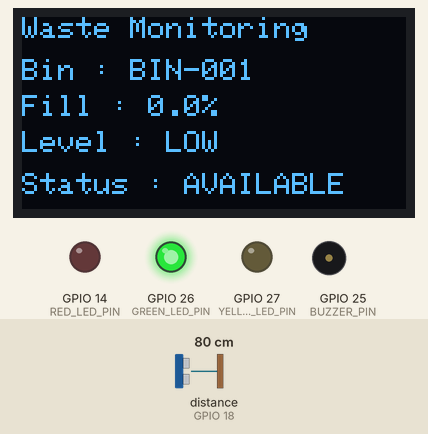
This sketch was run on a simulated ESP32. Parts: 128×64 one-colour display, output pins drawn as LEDs (lit = HIGH), buzzer (waves = sounding). Wiring (inferred from the names in the program): ultrasonic range finder: trigger GPIO 5; echo GPIO 18. The inputs (shaded band) are chosen by the test bench; at power-on: distance to the obstacle (sensor on GPIO 18) 80 cm. The echo pulse lasts 58.3 µs per cm; WiFi joins after 1.5 s; servers stay silent unless stated; uploads are accepted with an empty reply; pins used as bus, display or sensor lines are not drawn; what the sketch prints to the serial monitor is not drawn.

Above: at 4.2 s.
5.4 s: distance to the obstacle (sensor on GPIO 18) set to 37 cm
At 7.0 s:
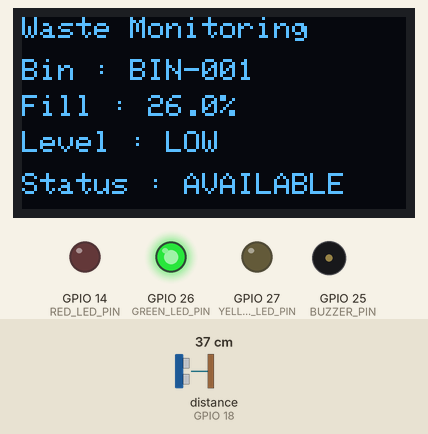
7.8 s: distance to the obstacle (sensor on GPIO 18) set to 31 cm
At 10.26 s:
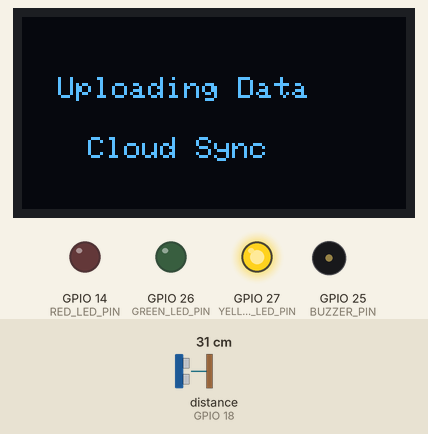
11.8 s: distance to the obstacle (sensor on GPIO 18) set to 16 cm
At 13.4 s:
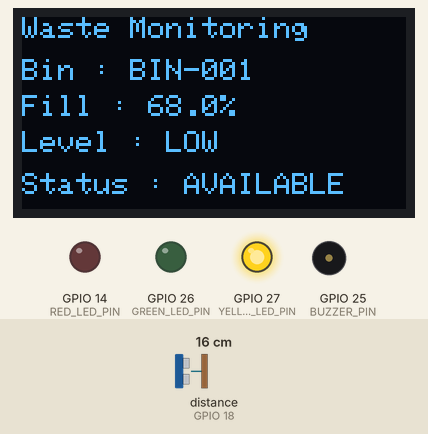
15.8 s: distance to the obstacle (sensor on GPIO 18) set to 13 cm
At 18.2 s:
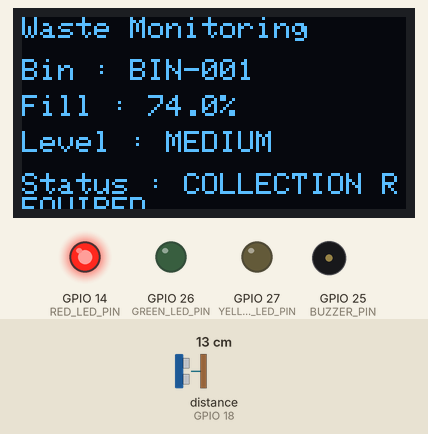
18.9 s: distance to the obstacle (sensor on GPIO 18) set to 2 cm
At 21.2 s:
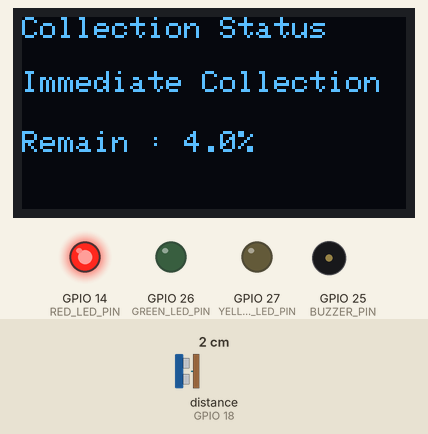
Timing chart, 0 to 22.9 s (numbered marks = the images above; inputs shaded):
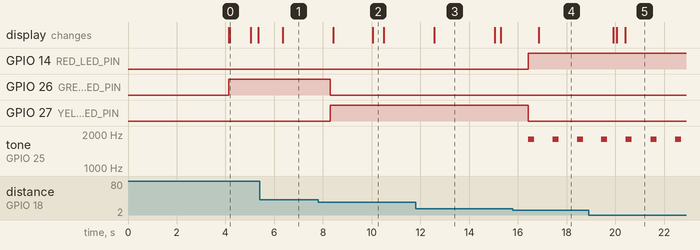

The sketch:

Intelligent_Waste_Management_System.ino
```cpp
/*
Project: Intelligent Waste Management System
Author: P Meet Kumar
Roll Number: IoT 009

Description:
Main program of the Intelligent
Waste Management System.
This file integrates all project
modules and controls the complete
system operation.
*/

#include "Config.h"
#include "Credentials.h"

#include "Sensor_Manager.h"
#include "Waste_Manager.h"
#include "Display_Manager.h"
#include "Alert_Manager.h"
#include "Cloud_Manager.h"
#include "Analytics_Manager.h"
#include "Helper_Functions.h"

// OLED Object
Adafruit_SSD1306 display(
    SCREEN_WIDTH,
    SCREEN_HEIGHT,
    &Wire,
    OLED_RESET
);

// Timer Variables
unsigned long previousSensorMillis = 0;
unsigned long previousDisplayMillis = 0;
unsigned long previousCloudMillis = 0;
unsigned long previousAnalyticsMillis = 0;

// System Setup
void setup()
{
    Serial.begin(115200);

    Wire.begin();

    if (!display.begin(SSD1306_SWITCHCAPVCC, 0x3C))
    {
        Serial.println("OLED Initialization Failed");

        while (true);
    }

    initializeSensors();

    initializeWasteManager();

    initializeAlerts();

    printProjectInfo();

    showStartupScreen();

    connectWiFi();

    runDiagnostics();

    systemReady();

    showReadyScreen();
}

// Main Program
void loop()
{
    // Maintain Network Connection
    reconnectWiFi();

    // Read Sensor Data
    if (millis() - previousSensorMillis >= SENSOR_INTERVAL)
    {
        previousSensorMillis = millis();

        updateSensorData();

        updateWasteManager();

        updateAlerts();

        printSensorData();

        printWasteStatus();
    }

    // Update OLED Display
    if (millis() - previousDisplayMillis >= DISPLAY_INTERVAL)
    {
        previousDisplayMillis = millis();

        if (wasteStatus.isFull)
        {
            showCollectionStatus();
        }
        else
        {
            showWasteStatus();
        }
    }

    // Cloud Synchronization
    if (millis() - previousCloudMillis >= CLOUD_INTERVAL)
    {
        previousCloudMillis = millis();

        showCloudStatus();

        synchronizeCloud();
    }

    // Analytics
    if (millis() - previousAnalyticsMillis >= 10000)
    {
        previousAnalyticsMillis = millis();

        updateAnalytics();

        printAnalyticsReport();

        printPerformanceReport();

        printMonitoringSummary();
    }

    // Event Logging
    logWasteEvent();
}
```

Config.h
```cpp
#ifndef CONFIG_H
#define CONFIG_H

/*
Project: Intelligent Waste Management System
Author: P Meet Kumar
Roll Number: IoT 009

Description:
Contains hardware configuration,
pin assignments, constants,
and shared data structures.
*/

#include <Arduino.h>
#include <Wire.h>
#include <WiFi.h>
#include <HTTPClient.h>

#include <Adafruit_GFX.h>
#include <Adafruit_SSD1306.h>

// OLED Configuration
#define SCREEN_WIDTH 128
#define SCREEN_HEIGHT 64
#define OLED_RESET -1

// Ultrasonic Sensor Pins
#define TRIGGER_PIN 5
#define ECHO_PIN 18

// Status LEDs
#define GREEN_LED_PIN 26
#define YELLOW_LED_PIN 27
#define RED_LED_PIN 14

// Buzzer
#define BUZZER_PIN 25

// Dustbin Dimensions (cm)
const float BIN_HEIGHT = 50.0;

// Waste Level Thresholds
const int LOW_LEVEL = 30;
const int MEDIUM_LEVEL = 70;
const int HIGH_LEVEL = 90;

// Update Intervals
const unsigned long SENSOR_INTERVAL = 1000;
const unsigned long DISPLAY_INTERVAL = 500;
const unsigned long CLOUD_INTERVAL = 5000;

// Waste Bin Status
struct WasteStatus
{
    float distance;
    float fillPercentage;

    bool isFull;

    String level;
    String status;

    unsigned long lastUpdate;
};

// System Statistics
struct WasteStatistics
{
    int totalReadings;

    int fullAlerts;

    float averageFillLevel;

    float maximumFillLevel;
};

// Hardware Objects
extern Adafruit_SSD1306 display;

// Global Variables
extern WasteStatus wasteStatus;
extern WasteStatistics wasteStatistics;

#endif
```

Alert_Manager.h
```cpp
#ifndef ALERT_MANAGER_H
#define ALERT_MANAGER_H

/*
Project: Intelligent Waste Management System
Author: P Meet Kumar
Roll Number: IoT 009

Description:
Controls status LEDs and buzzer
for waste level indication,
overflow warning, and maintenance alerts.
*/

#include "Config.h"

// Initialize Alert Devices
void initializeAlerts()
{
    pinMode(GREEN_LED_PIN, OUTPUT);
    pinMode(YELLOW_LED_PIN, OUTPUT);
    pinMode(RED_LED_PIN, OUTPUT);
    pinMode(BUZZER_PIN, OUTPUT);

    digitalWrite(GREEN_LED_PIN, LOW);
    digitalWrite(YELLOW_LED_PIN, LOW);
    digitalWrite(RED_LED_PIN, LOW);

    noTone(BUZZER_PIN);
}

// Low Waste Level
void lowLevelAlert()
{
    digitalWrite(GREEN_LED_PIN, HIGH);
    digitalWrite(YELLOW_LED_PIN, LOW);
    digitalWrite(RED_LED_PIN, LOW);

    noTone(BUZZER_PIN);
}

// Medium Waste Level
void mediumLevelAlert()
{
    digitalWrite(GREEN_LED_PIN, LOW);
    digitalWrite(YELLOW_LED_PIN, HIGH);
    digitalWrite(RED_LED_PIN, LOW);

    noTone(BUZZER_PIN);
}

// High Waste Level
void highLevelAlert()
{
    digitalWrite(GREEN_LED_PIN, LOW);
    digitalWrite(YELLOW_LED_PIN, LOW);
    digitalWrite(RED_LED_PIN, HIGH);

    tone(BUZZER_PIN, 1800);

    delay(250);

    noTone(BUZZER_PIN);
}

// Overflow Alert
void overflowAlert()
{
    for(int i = 0; i < 3; i++)
    {
        digitalWrite(RED_LED_PIN, HIGH);

        tone(BUZZER_PIN, 2200);

        delay(200);

        digitalWrite(RED_LED_PIN, LOW);

        noTone(BUZZER_PIN);

        delay(200);
    }
}

// Update Alert Status
void updateAlerts()
{
    if(wasteStatus.fillPercentage < LOW_LEVEL)
    {
        lowLevelAlert();
    }
    else if(wasteStatus.fillPercentage < MEDIUM_LEVEL)
    {
        mediumLevelAlert();
    }
    else
    {
        highLevelAlert();
    }

    if(isOverflowDetected())
    {
        overflowAlert();
    }
}

// Maintenance Alert
void maintenanceAlert()
{
    for(int i = 0; i < 2; i++)
    {
        digitalWrite(GREEN_LED_PIN, HIGH);
        digitalWrite(YELLOW_LED_PIN, HIGH);
        digitalWrite(RED_LED_PIN, HIGH);

        tone(BUZZER_PIN, 1500);

        delay(300);

        digitalWrite(GREEN_LED_PIN, LOW);
        digitalWrite(YELLOW_LED_PIN, LOW);
        digitalWrite(RED_LED_PIN, LOW);

        noTone(BUZZER_PIN);

        delay(300);
    }
}

// Alert System Test
void runAlertTest()
{
    Serial.println();

    Serial.println("Running Alert Test");

    maintenanceAlert();

    Serial.println("Alert Test Completed");

    Serial.println();
}

// Clear Alerts
void clearAlerts()
{
    digitalWrite(GREEN_LED_PIN, LOW);
    digitalWrite(YELLOW_LED_PIN, LOW);
    digitalWrite(RED_LED_PIN, LOW);

    noTone(BUZZER_PIN);
}

// Print Alert Status
void printAlertStatus()
{
    Serial.println();

    Serial.println("Alert Status");
    Serial.println("--------------------------------");

    Serial.print("Current Level : ");
    Serial.println(wasteStatus.level);

    Serial.print("Overflow : ");

    if(isOverflowDetected())
    {
        Serial.println("YES");
    }
    else
    {
        Serial.println("NO");
    }

    Serial.println();
}

#endif
```

Analytics_Manager.h
```cpp
#ifndef ANALYTICS_MANAGER_H
#define ANALYTICS_MANAGER_H

/*
Project: Intelligent Waste Management System
Author: P Meet Kumar
Roll Number: IoT 009

Description:
Calculates waste statistics,
collection analytics, and
generates performance reports.
*/

#include "Config.h"
#include "Credentials.h"

// Monitoring Start Time
unsigned long monitoringStartTime = millis();

// Highest Recorded Fill Level
float highestRecordedLevel = 0.0;

// Update Analytics
void updateAnalytics()
{
    updateWasteStatistics();

    if (wasteStatus.fillPercentage > highestRecordedLevel)
    {
        highestRecordedLevel =
            wasteStatus.fillPercentage;
    }
}

// System Runtime
unsigned long getSystemRuntime()
{
    return (millis() - monitoringStartTime) / 1000;
}

// Average Fill Level
float getAverageFillLevel()
{
    return wasteStatistics.averageFillLevel;
}

// Daily Collection Estimate
int estimateDailyCollections()
{
    if (wasteStatistics.averageFillLevel >= 80)
        return 3;

    if (wasteStatistics.averageFillLevel >= 50)
        return 2;

    return 1;
}

// Bin Utilization
float getBinUtilization()
{
    return wasteStatus.fillPercentage;
}

// Maintenance Prediction
String predictMaintenance()
{
    if (wasteStatistics.fullAlerts >= 20)
    {
        return "Maintenance Required";
    }

    if (wasteStatistics.fullAlerts >= 10)
    {
        return "Inspection Recommended";
    }

    return "Normal Operation";
}

// Print Analytics Report
void printAnalyticsReport()
{
    Serial.println();

    Serial.println("Waste Analytics");
    Serial.println("--------------------------------");

    Serial.print("System Runtime : ");
    Serial.print(getSystemRuntime());
    Serial.println(" Seconds");

    Serial.print("Average Fill : ");
    Serial.print(getAverageFillLevel(),1);
    Serial.println("%");

    Serial.print("Current Fill : ");
    Serial.print(getBinUtilization(),1);
    Serial.println("%");

    Serial.print("Highest Fill : ");
    Serial.print(highestRecordedLevel,1);
    Serial.println("%");

    Serial.println();
}

// Print Performance Report
void printPerformanceReport()
{
    Serial.println();

    Serial.println("Performance Report");
    Serial.println("--------------------------------");

    Serial.print("Daily Collections : ");
    Serial.println(estimateDailyCollections());

    Serial.print("Overflow Alerts : ");
    Serial.println(wasteStatistics.fullAlerts);

    Serial.print("Maintenance : ");
    Serial.println(predictMaintenance());

    Serial.println();
}

// Print Monitoring Summary
void printMonitoringSummary()
{
    Serial.println();

    Serial.println("Monitoring Summary");
    Serial.println("--------------------------------");

    Serial.print("Bin ID : ");
    Serial.println(BIN_ID);

    Serial.print("Location : ");
    Serial.println(LOCATION);

    Serial.print("Current Status : ");
    Serial.println(wasteStatus.status);

    Serial.print("Waste Level : ");
    Serial.println(wasteStatus.level);

    Serial.println();
}

#endif
```

Cloud_Manager.h
```cpp
#ifndef CLOUD_MANAGER_H
#define CLOUD_MANAGER_H

/*
Project: Intelligent Waste Management System
Author: P Meet Kumar
Roll Number: IoT 009

Description:
Handles Wi-Fi connectivity,
cloud communication, and
uploads waste monitoring data.
*/

#include "Config.h"
#include "Credentials.h"

// Connect to Wi-Fi
bool connectWiFi()
{
    Serial.println();
    Serial.print("Connecting to Wi-Fi");

    WiFi.begin(WIFI_SSID, WIFI_PASSWORD);

    unsigned long startTime = millis();

    while (WiFi.status() != WL_CONNECTED)
    {
        Serial.print(".");

        delay(500);

        if (millis() - startTime >= WIFI_TIMEOUT)
        {
            Serial.println();
            Serial.println("Wi-Fi Connection Failed");

            return false;
        }
    }

    Serial.println();
    Serial.println("Wi-Fi Connected");

    Serial.print("IP Address : ");
    Serial.println(WiFi.localIP());

    return true;
}

// Check Wi-Fi Status
bool isWiFiConnected()
{
    return WiFi.status() == WL_CONNECTED;
}

// Upload Waste Data
void uploadWasteData()
{
    if (!isWiFiConnected())
    {
        Serial.println();
        Serial.println("Cloud Upload Skipped");
        Serial.println("Wi-Fi Not Connected");

        return;
    }

    HTTPClient http;

    http.begin(SERVER_URL);

    http.addHeader("Content-Type", "application/json");
    http.addHeader("API-Key", API_KEY);

    String jsonData = "{";

    jsonData += "\"device\":\"";
    jsonData += DEVICE_ID;
    jsonData += "\",";

    jsonData += "\"bin_id\":\"";
    jsonData += BIN_ID;
    jsonData += "\",";

    jsonData += "\"location\":\"";
    jsonData += LOCATION;
    jsonData += "\",";

    jsonData += "\"zone\":\"";
    jsonData += ZONE;
    jsonData += "\",";

    jsonData += "\"distance\":";
    jsonData += String(wasteStatus.distance, 1);
    jsonData += ",";

    jsonData += "\"fill_percentage\":";
    jsonData += String(wasteStatus.fillPercentage, 1);
    jsonData += ",";

    jsonData += "\"level\":\"";
    jsonData += wasteStatus.level;
    jsonData += "\",";

    jsonData += "\"status\":\"";
    jsonData += wasteStatus.status;
    jsonData += "\",";

    jsonData += "\"is_full\":";
    jsonData += wasteStatus.isFull ? "true" : "false";

    jsonData += "}";

    int responseCode = http.POST(jsonData);

    Serial.println();
    Serial.println("Cloud Synchronization");
    Serial.println("--------------------------------");

    Serial.print("HTTP Response : ");
    Serial.println(responseCode);

    if (responseCode > 0)
    {
        Serial.println("Waste Data Uploaded Successfully");
    }
    else
    {
        Serial.println("Cloud Upload Failed");
    }

    http.end();
}

// Print Network Information
void printNetworkStatus()
{
    Serial.println();

    Serial.println("Network Information");
    Serial.println("--------------------------------");

    Serial.print("Bin ID : ");
    Serial.println(BIN_ID);

    Serial.print("Location : ");
    Serial.println(LOCATION);

    Serial.print("Zone : ");
    Serial.println(ZONE);

    Serial.print("Wi-Fi : ");

    if (isWiFiConnected())
    {
        Serial.println("Connected");
    }
    else
    {
        Serial.println("Disconnected");
    }

    Serial.println();
}

// Synchronize Cloud
void synchronizeCloud()
{
    printNetworkStatus();

    uploadWasteData();
}

// Reconnect Wi-Fi
void reconnectWiFi()
{
    if (isWiFiConnected())
    {
        return;
    }

    Serial.println();

    Serial.println("Reconnecting Wi-Fi...");

    connectWiFi();
}

#endif
```

Credentials.h
```cpp
#ifndef CREDENTIALS_H
#define CREDENTIALS_H

/*
Project: Intelligent Waste Management System
Author: P Meet Kumar
Roll Number: IoT 009

Description:
Stores Wi-Fi credentials,
cloud configuration,
and dustbin information.
*/

// Wi-Fi Credentials
const char* WIFI_SSID = "YOUR_WIFI_NAME";
const char* WIFI_PASSWORD = "YOUR_WIFI_PASSWORD";

// Device Information
const char* DEVICE_ID = "DUSTBIN_NODE_001";

// Dustbin Information
const char* BIN_ID = "BIN-001";
const char* LOCATION = "Sector-01";
const char* ZONE = "Zone-A";

// Cloud Server
const char* SERVER_URL =
"https://your-server-api.com/api/waste";

// API Key
const char* API_KEY = "YOUR_API_KEY";

// MQTT Configuration (Optional)
const char* MQTT_BROKER = "broker.hivemq.com";
const int MQTT_PORT = 1883;
const char* MQTT_TOPIC = "jammu/waste/status";

// Wi-Fi Configuration
const unsigned long WIFI_TIMEOUT = 15000;
const unsigned long SYNC_INTERVAL = 5000;

// Dustbin Parameters
const int MAX_BIN_CAPACITY = 100;

// Alert Configuration
const int ALERT_LEVEL = 90;

#endif
```

Display_Manager.h
```cpp
#ifndef DISPLAY_MANAGER_H
#define DISPLAY_MANAGER_H

/*
Project: Intelligent Waste Management System
Author: P Meet Kumar
Roll Number: IoT 009

Description:
Controls the OLED display and
shows waste level, system status,
and collection information.
*/

#include "Config.h"
#include "Waste_Manager.h"

// Startup Screen
void showStartupScreen()
{
    display.clearDisplay();

    display.setTextSize(2);
    display.setTextColor(SSD1306_WHITE);

    display.setCursor(15,10);
    display.println("SMART");

    display.setCursor(12,34);
    display.println("BIN");

    display.setTextSize(1);

    display.setCursor(15,56);
    display.println("Initializing...");

    display.display();

    delay(2500);
}

// Live Waste Status
void showWasteStatus()
{
    display.clearDisplay();

    display.setTextSize(1);

    display.setCursor(0,0);
    display.println("Waste Monitoring");

    display.setCursor(0,14);
    display.print("Bin : ");
    display.println(BIN_ID);

    display.setCursor(0,26);
    display.print("Fill : ");
    display.print(wasteStatus.fillPercentage,1);
    display.println("%");

    display.setCursor(0,38);
    display.print("Level : ");
    display.println(wasteStatus.level);

    display.setCursor(0,52);
    display.print("Status : ");
    display.println(wasteStatus.status);

    display.display();
}

// Collection Screen
void showCollectionStatus()
{
    display.clearDisplay();

    display.setTextSize(1);

    display.setCursor(0,0);
    display.println("Collection Status");

    display.setCursor(0,18);
    display.println(getCollectionRecommendation());

    display.setCursor(0,38);
    display.print("Remain : ");
    display.print(getRemainingCapacity(),1);
    display.println("%");

    display.display();
}

// Statistics Screen
void showStatisticsScreen()
{
    display.clearDisplay();

    display.setTextSize(1);

    display.setCursor(0,0);
    display.println("Waste Statistics");

    display.setCursor(0,14);
    display.print("Average : ");
    display.print(
        wasteStatistics.averageFillLevel,
        1
    );
    display.println("%");

    display.setCursor(0,26);
    display.print("Maximum : ");
    display.print(
        wasteStatistics.maximumFillLevel,
        1
    );
    display.println("%");

    display.setCursor(0,38);
    display.print("Alerts : ");
    display.println(
        wasteStatistics.fullAlerts
    );

    display.display();
}

// Cloud Status
void showCloudStatus()
{
    display.clearDisplay();

    display.setTextSize(1);

    display.setCursor(12,20);
    display.println("Uploading Data");

    display.setCursor(22,40);
    display.println("Cloud Sync");

    display.display();
}

// Ready Screen
void showReadyScreen()
{
    display.clearDisplay();

    display.setTextSize(2);

    display.setCursor(18,18);
    display.println("READY");

    display.setTextSize(1);

    display.setCursor(10,54);
    display.println("Monitoring");

    display.display();
}

// Error Screen
void showSystemError()
{
    display.clearDisplay();

    display.setTextSize(2);

    display.setCursor(12,18);
    display.println("ERROR");

    display.setTextSize(1);

    display.setCursor(5,54);
    display.println("Check Sensor");

    display.display();
}

#endif
```

Source omitted: Helper_Functions.h (3507 bytes), Sensor_Manager.h (3011 bytes), Waste_Manager.h (3066 bytes)

Measured:
- the behaviour switches between 35 and 34 cm on distance to the obstacle (sensor on GPIO 18) (found by bisection; images 1 and 2)
- the behaviour switches between 15 and 14 cm on distance to the obstacle (sensor on GPIO 18) (found by bisection; images 3 and 4)
- after the input at 5.4 s, the display: changes after 0.95 s (image 1)
- after the input at 7.8 s, GPIO 26 (GREEN_LED_PIN): HIGH → LOW after 0.51 s; GPIO 27 (YELLOW_LED_PIN): LOW → HIGH after 0.51 s; the display: first changes after 0.62 s (image 2 shows a later state)
- after the input at 11.8 s, the display: changes after 0.76 s (image 3)
- after the input at 15.8 s, GPIO 14 (RED_LED_PIN): LOW → HIGH after 0.62 s; GPIO 27 (YELLOW_LED_PIN): HIGH → LOW after 0.62 s; tone on GPIO 25 (BUZZER_PIN): alternates 1800 Hz for 0.25 s and silent for 0.75 s, starting after 0.62 s; the display: changes after 1.1 s (image 4)
- after the input at 18.9 s, the display: changes after 1.0 s (image 5)
